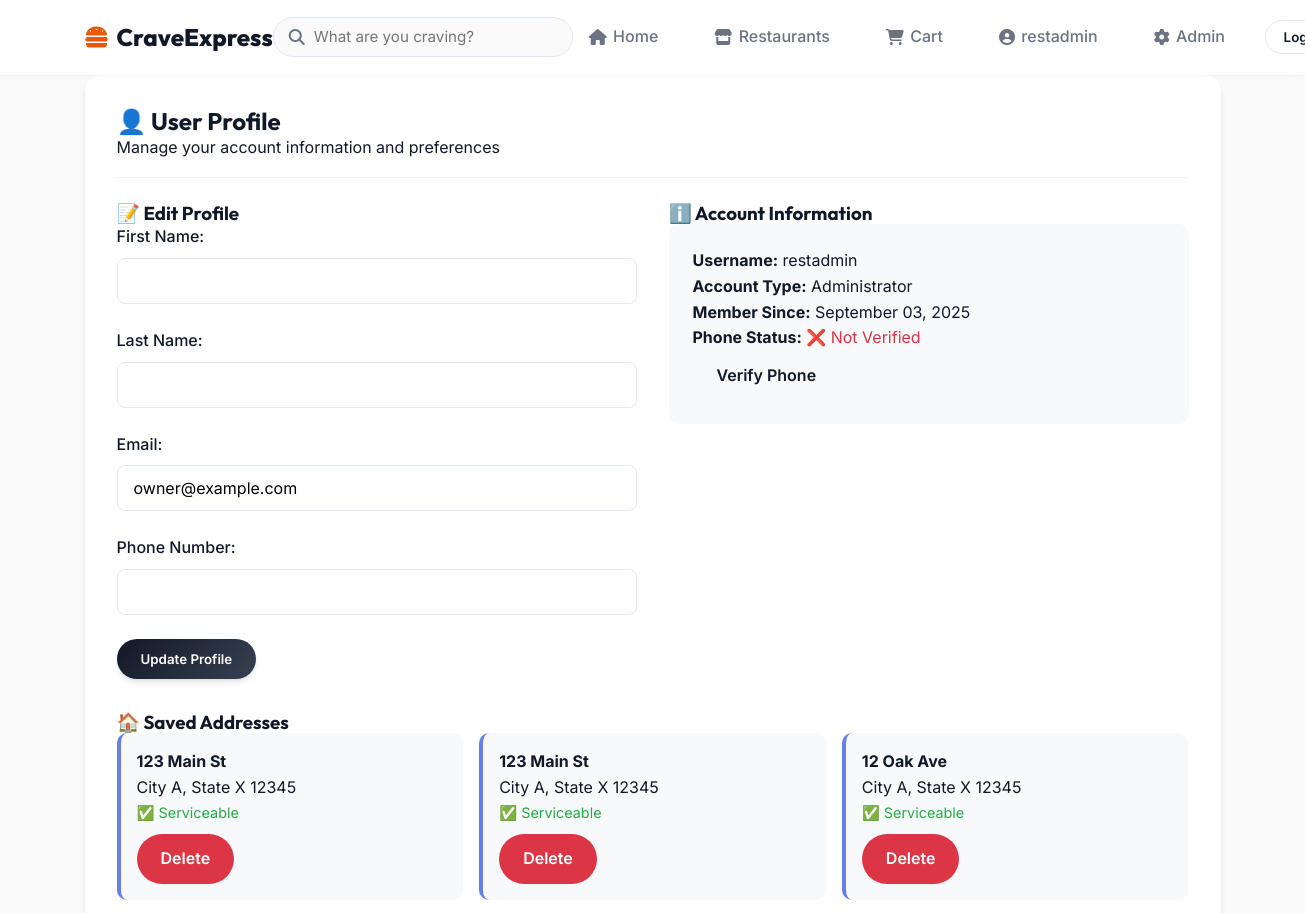
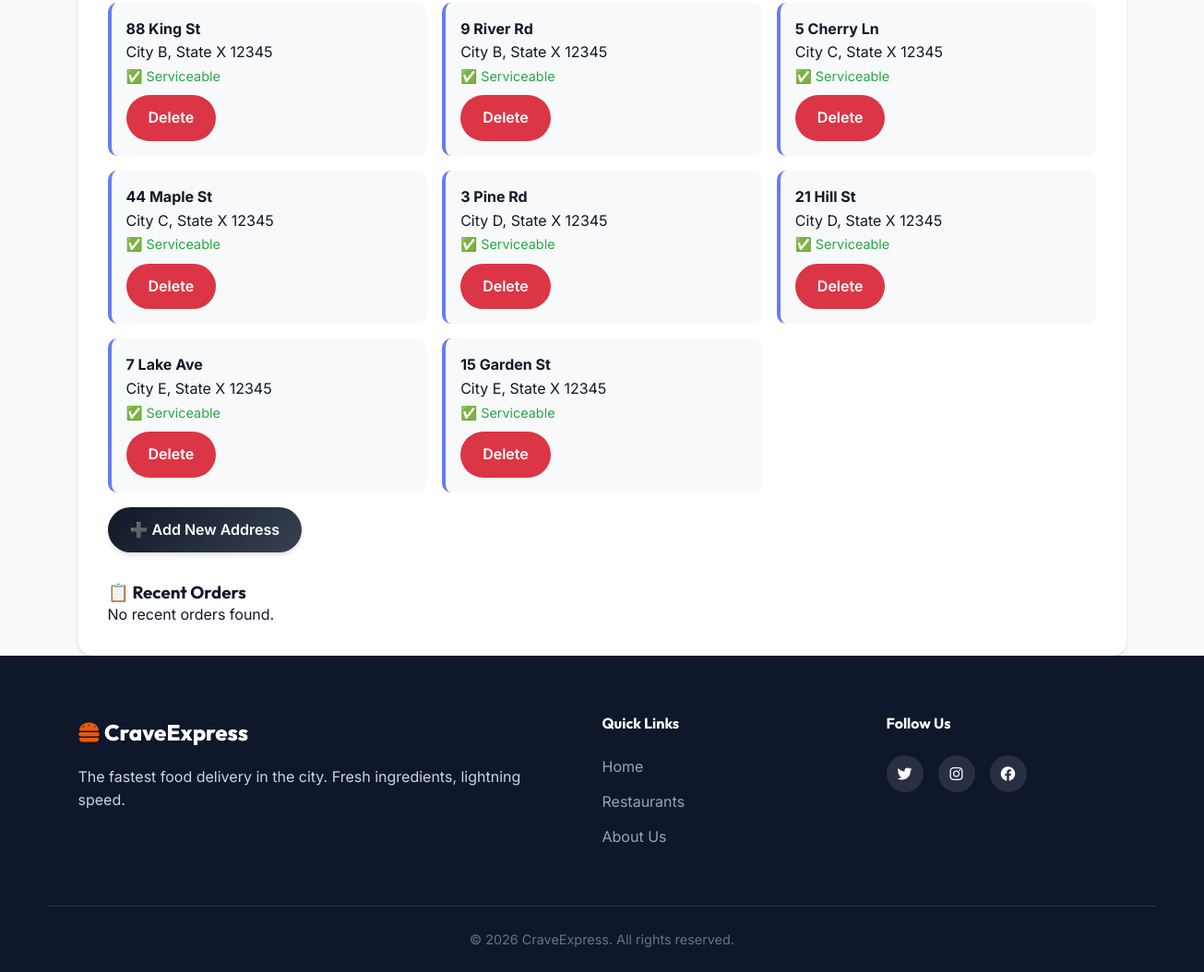
The app's page /profile/ (signed in) with its own data (2 pictures, top to bottom).
### main/models.py (models this page shows)
class User(AbstractUser):
    USER_TYPE_CHOICES = (
        ('customer', 'Customer'),
        ('admin', 'Administrator'),
        ('delivery', 'Delivery Personnel'),
    )
    user_type = models.CharField(max_length=10, choices=USER_TYPE_CHOICES)
    phone_regex = RegexValidator(regex=r'^\+?1?\d{9,15}$',
                                message="Phone number must be entered in the format: '+999999999'. Up to 15 digits allowed.")
    phone_number = models.CharField(validators=[phone_regex], max_length=17, blank=True)
    phone_verified = models.BooleanField(default=False)
    otp_code = models.CharField(max_length=6, blank=True)
    otp_expires_at = models.DateTimeField(null=True, blank=True)
    class Meta:
        db_table = 'users'
        verbose_name = 'User'
        verbose_name_plural = 'Users'

class Address(models.Model):
    user = models.ForeignKey(User, on_delete=models.CASCADE, related_name='addresses')
    address_line = models.CharField(max_length=255)
    city = models.CharField(max_length=100)
    state = models.CharField(max_length=100)
    postal_code = models.CharField(max_length=20)
    is_default = models.BooleanField(default=False)
    latitude = models.DecimalField(max_digits=9, decimal_places=6, null=True, blank=True)
    longitude = models.DecimalField(max_digits=9, decimal_places=6, null=True, blank=True)
    is_serviceable = models.BooleanField(default=True)  # To check if location is available for delivery
    class Meta:
        db_table = 'addresses'
        verbose_name = 'Address'
        verbose_name_plural = 'Addresses'

### main/views.py (the view)
# urls.py: path('profile/', views.profile, name='profile'),
@login_required
def profile(request):
    addresses = Address.objects.filter(user=request.user)
    orders = Order.objects.filter(customer=request.user).order_by('-created_at')[:5]
    if request.method == 'POST':
        form = UserProfileForm(request.POST, instance=request.user)
        if form.is_valid():
            form.save()
            messages.success(request, 'Profile updated successfully')
            return redirect('profile')
    else:
        form = UserProfileForm(instance=request.user)
    context = {
        'form': form,
        'addresses': addresses,
        'recent_orders': orders
    }
    return render(request, 'profile.html', context)

### main/forms.py
class UserProfileForm(forms.ModelForm):
    class Meta:
        model = User
        fields = ['first_name', 'last_name', 'email', 'phone_number']

### templates/profile.html (shortened to what this page needs)
{% extends 'base.html' %}
{% block content %}
<div class="container">
    <div class="card">
        <div class="card-header">
            <h2>👤 User Profile</h2>
            <p>Manage your account information and preferences</p>
        </div>
        <div class="card-body">
            <div style="display: grid; grid-template-columns: 1fr 1fr; gap: 2rem; margin-bottom: 2rem;">
                <div>
                    <h3>📝 Edit Profile</h3>
                    <form method="post">
                        <div class="form-group">
                            <label for="{{ form.first_name.id_for_label }}">First Name:</label>
                            {{ form.first_name }}
                        </div>
                        <div class="form-group">
                            <label for="{{ form.last_name.id_for_label }}">Last Name:</label>
                            {{ form.last_name }}
                        </div>
                        <div class="form-group">
                            <label for="{{ form.email.id_for_label }}">Email:</label>
                            {{ form.email }}
                        </div>
                        <div class="form-group">
                            <label for="{{ form.phone_number.id_for_label }}">Phone Number:</label>
                            {{ form.phone_number }}
                        </div>
                        <button type="submit" class="btn btn-primary">Update Profile</button>
                    </form>
                </div>
                <div>
                    <h3>ℹ️ Account Information</h3>
                    <div style="background: #f8f9fa; padding: 1.5rem; border-radius: 10px;">
                        <p><strong>Username:</strong> {{ user.username }}</p>
                        <p><strong>Account Type:</strong> {{ user.get_user_type_display }}</p>
                        <p><strong>Member Since:</strong> {{ user.date_joined|date:"F d, Y" }}</p>
                        {% if user.phone_verified %}
                            <p><strong>Phone Status:</strong> <span style="color: #28a745;">✅ Verified</span></p>
                        {% else %}
                            <p><strong>Phone Status:</strong> <span style="color: #dc3545;">❌ Not Verified</span></p>
                            <a href="{% url 'request_phone_otp' %}" class="btn btn-sm btn-outline">Verify Phone</a>
                        {% endif %}
                    </div>
                </div>
            </div>
            <div style="margin-bottom: 2rem;">
                <h3>🏠 Saved Addresses</h3>
                {% if addresses %}
                    <div style="display: grid; grid-template-columns: repeat(auto-fit, minmax(300px, 1fr)); gap: 1rem;">
                        {% for address in addresses %}
                            <div style="background: #f8f9fa; padding: 1rem; border-radius: 10px; border-left: 4px solid #667eea;">
                                <p><strong>{{ address.address_line }}</strong></p>
                                <p>{{ address.city }}, {{ address.state }} {{ address.postal_code }}</p>
                                {% if address.is_serviceable %}
                                    <span style="color: #28a745; font-size: 0.9rem;">✅ Serviceable</span>
                                {% else %}
                                    <span style="color: #dc3545; font-size: 0.9rem;">❌ Not Serviceable</span>
                                {% endif %}
                                <div style="margin-top: 0.5rem;">
                                    <a href="{% url 'delete_address' address.id %}" class="btn btn-sm" style="background: #dc3545; color: white;" onclick="return confirm('Delete this address?')">Delete</a>
                                </div>
                            </div>
                        {% endfor %}
                    </div>
                {% else %}
                    <p>No addresses saved yet.</p>
                {% endif %}
                <div style="margin-top: 1rem;">
                    <a href="{% url 'add_address' %}" class="btn btn-primary">➕ Add New Address</a>
                </div>
            </div>
            <div>
                <h3>📋 Recent Orders</h3>
                {% if recent_orders %}
                    <div class="table-responsive">
                        <table>
                            <thead>
                                <tr>
                                    <th>Order ID</th>
                                    <th>Restaurant</th>
                                    <th>Total</th>
                                    <th>Status</th>
                                    <th>Date</th>
                                    <th>Actions</th>
                                </tr>
                            </thead>
                            <tbody>
                                {% for order in recent_orders %}
                                    <tr>
                                        <td>{{ order.order_id|truncatechars:8 }}</td>
                                        <td>{{ order.restaurant.name }}</td>
                                        <td>${{ order.total_amount }}</td>
                                        <td>
                                            <span style="padding: 0.25rem 0.5rem; border-radius: 15px; font-size: 0.8rem;
                                                {% if order.status == 'delivered' %}background: #d4edda; color: #155724;
                                                {% elif order.status == 'pending' %}background: #fff3cd; color: #856404;
                                                {% elif order.status == 'cancelled' %}background: #f8d7da; color: #721c24;
                                                {% else %}background: #d1ecf1; color: #0c5460;{% endif %}">
                                                {{ order.get_status_display }}
                                            </span>
                                        </td>
                                        <td>{{ order.created_at|date:"M d, Y" }}</td>
                                        <td>
                                            <a href="{% url 'order_details' order.order_id %}" class="btn btn-sm btn-outline">View</a>
                                        </td>
                                    </tr>
                                {% endfor %}
                            </tbody>
                        </table>
                    </div>
                {% else %}
                    <p>No recent orders found.</p>
                {% endif %}
            </div>
        </div>
    </div>
</div>
{% endblock %}

### templates/base.html (shortened to what this page needs)
<!DOCTYPE html>
<html lang="en">
<head>
    <link rel="stylesheet" href="https://cdnjs.cloudflare.com/ajax/libs/font-awesome/6.4.0/css/all.min.css">
    <link rel="stylesheet" href="/static/css/style.css">
</head>
<body>
    <header class="glass-header">
        <nav class="main-nav">
            <a href="{% url 'home' %}" class="logo">
                <i class="fa-solid fa-burger"></i>
                <span>CraveExpress</span>
            </a>
            <div class="nav-center">
                <form method="get" action="{% url 'search' %}" class="search-bar">
                    <i class="fa-solid fa-search search-icon"></i>
                    <input type="search" name="q" placeholder="What are you craving?">
                </form>
            </div>
            <ul class="nav-links">
                <li><a href="{% url 'home' %}" class="nav-item"><i class="fa-solid fa-house"></i> Home</a></li>
                <li><a href="{% url 'restaurant_list' %}" class="nav-item"><i class="fa-solid fa-store"></i> Restaurants</a></li>
                <li><a href="{% url 'view_cart' %}" class="nav-item"><i class="fa-solid fa-cart-shopping"></i> Cart</a></li>
                {% if user.is_authenticated %}
                    <li class="nav-dropdown-wrapper">
                        <a href="{% url 'profile' %}" class="nav-item user-menu">
                            <i class="fa-solid fa-user-circle"></i> {{ user.username }}
                        </a>
                    </li>
                    {% if user.user_type == 'admin' %}
                        <li><a href="/admin/" class="nav-item"><i class="fa-solid fa-gear"></i> Admin</a></li>
                    {% elif user.user_type == 'delivery' %}
                        <li><a href="{% url 'delivery_dashboard' %}" class="nav-item"><i class="fa-solid fa-truck"></i> Delivery</a></li>
                    {% else %}
                        <li><a href="{% url 'customer_dashboard' %}" class="nav-item"><i class="fa-solid fa-clipboard-list"></i> Orders</a></li>
                    {% endif %}
                    <li>
                        <form method="post" action="{% url 'logout' %}" style="display:inline;">
                            <button type="submit" class="btn-outline-nav">Logout</button>
                        </form>
                    </li>
                {% else %}
                    <li><a href="{% url 'login' %}" class="btn-outline-nav">Login</a></li>
                    <li><a href="{% url 'register' %}" class="btn-primary-nav">Sign Up</a></li>
                {% endif %}
            </ul>
        </nav>
    </header>
    <main class="main-content">
        {% block content %}
        {% endblock %}
    </main>
    <footer class="modern-footer">
        <div class="container footer-content">
            <div class="footer-brand">
                <div class="logo-footer">
                    <i class="fa-solid fa-burger"></i> CraveExpress
                </div>
                <p>The fastest food delivery in the city. Fresh ingredients, lightning speed.</p>
            </div>
            <div class="footer-links">
                <h4>Quick Links</h4>
                <a href="{% url 'home' %}">Home</a>
                <a href="{% url 'restaurant_list' %}">Restaurants</a>
                <a href="#">About Us</a>
            </div>
            <div class="footer-social">
                <h4>Follow Us</h4>
                <div class="social-icons">
                    <a href="#"><i class="fa-brands fa-twitter"></i></a>
                    <a href="#"><i class="fa-brands fa-instagram"></i></a>
                    <a href="#"><i class="fa-brands fa-facebook"></i></a>
                </div>
            </div>
        </div>
        <div class="footer-bottom">
            <p>&copy; 2026 CraveExpress. All rights reserved.</p>
        </div>
    </footer>
</body>
</html>

### records on screen
User: username "restadmin", email "owner@example.com", user_type "Administrator", date_joined "September 03, 2025"
Address: address_line "123 Main St", city "City A", state "State X", postal_code "12345", is_serviceable "✅ Serviceable"
Address: address_line "123 Main St", city "City A", state "State X", postal_code "12345", is_serviceable "✅ Serviceable"
Address: address_line "12 Oak Ave", city "City A", state "State X", postal_code "12345", is_serviceable "✅ Serviceable"
Address: address_line "88 King St", city "City B", state "State X", postal_code "12345", is_serviceable "✅ Serviceable"
Address: address_line "9 River Rd", city "City B", state "State X", postal_code "12345", is_serviceable "✅ Serviceable"
Address: address_line "5 Cherry Ln", city "City C", state "State X", postal_code "12345", is_serviceable "✅ Serviceable"
Address: address_line "44 Maple St", city "City C", state "State X", postal_code "12345", is_serviceable "✅ Serviceable"
Address: address_line "3 Pine Rd", city "City D", state "State X", postal_code "12345", is_serviceable "✅ Serviceable"
Address: address_line "21 Hill St", city "City D", state "State X", postal_code "12345", is_serviceable "✅ Serviceable"
Address: address_line "7 Lake Ave", city "City E", state "State X", postal_code "12345", is_serviceable "✅ Serviceable"
Address: address_line "15 Garden St", city "City E", state "State X", postal_code "12345", is_serviceable "✅ Serviceable"
